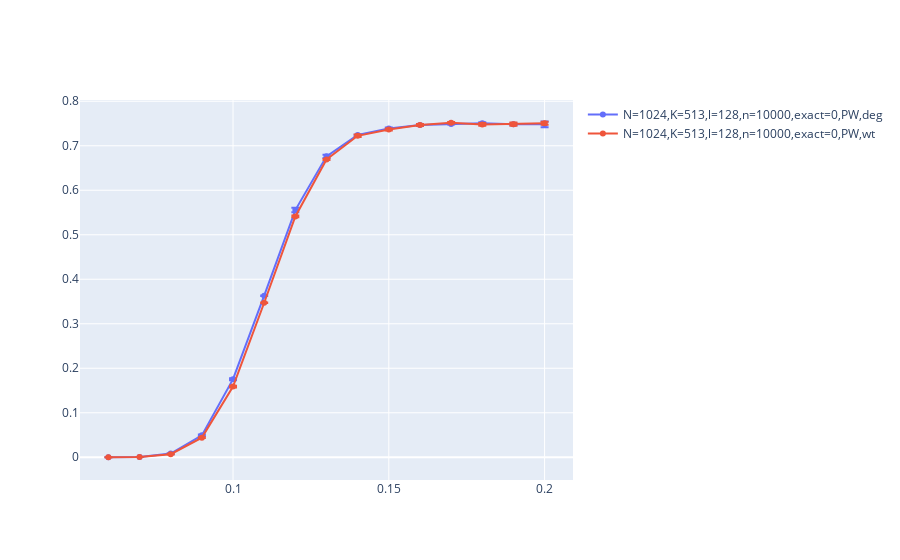

The notebook cell this image was saved under:
### Code cell
fig = go.Figure()

for x,y in data_dict.items():
    if ('RM' in x) or ('HPW' in x) or ('1024' not in x):
        continue
    fig.add_scatter(x=y[0], y=y[1], error_y=dict(type='data', array=y[2], visible=True), name=x)
    # fig.add_trace(go.Scatter(x=y[0], y=y[1], mode='lines+markers', name=x))

fig.show()

### Figure 1 — Plotly figure (JSON) as saved in the notebook; plotly's stock layout.template omitted (floating-point values rounded to 4 significant figures)
{"data": [{"error_y": {"array": [0, 4.714e-05, 0.0007318, 0.001678, 0.002295, 0.0005793, 0.005031, 0.003633, 0.0006236, 0.001987, 0.001594, 0.0007318, 0.00259, 0.002428, 0.006438], "type": "data", "visible": true}, "name": "N=1024,K=513,l=128,n=10000,exact=0,PW,deg", "type": "scatter", "x": [0.06, 0.07, 0.08, 0.09, 0.1, 0.11, 0.12, 0.13, 0.14, 0.15, 0.16, 0.17, 0.18, 0.19, 0.2], "y": [0.0001, 0.0007667, 0.008233, 0.04923, 0.1755, 0.3631, 0.5554, 0.6762, 0.7243, 0.7388, 0.7468, 0.7486, 0.7504, 0.7483, 0.7483]}, {"error_y": {"array": [4.714e-05, 0.0001886, 0.0009626, 0.0006481, 0.002046, 0.0006944, 0.002108, 0.001087, 0.002901, 0.002354, 0.002015, 0.001417, 0.002926, 0.003725, 0.003301], "type": "data", "visible": true}, "name": "N=1024,K=513,l=128,n=10000,exact=0,PW,wt", "type": "scatter", "x": [0.06, 0.07, 0.08, 0.09, 0.1, 0.11, 0.12, 0.13, 0.14, 0.15, 0.16, 0.17, 0.18, 0.19, 0.2], "y": [3.333e-05, 0.0006333, 0.0069, 0.0441, 0.1588, 0.3473, 0.5412, 0.6692, 0.7223, 0.7365, 0.7467, 0.7517, 0.748, 0.7485, 0.7504]}], "layout": {}}
